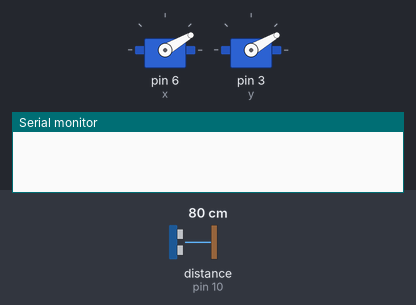
The sketch below on a simulated Arduino Mega 2560, built with avr-gcc and run on an emulated ATmega2560. On the bench: 2 × servo, the last lines printed to the serial monitor. Inputs (shaded band) come from the test bench; at power-on: distance to the obstacle (sensor on pin 10) 80 cm. The echo pulse lasts 58.3 µs per cm.

Above: at 0.2 s.
1.6 s: distance to the obstacle (sensor on pin 10) set to 44 cm
4.6 s: distance to the obstacle (sensor on pin 10) set to 38 cm
At 4.75 s:
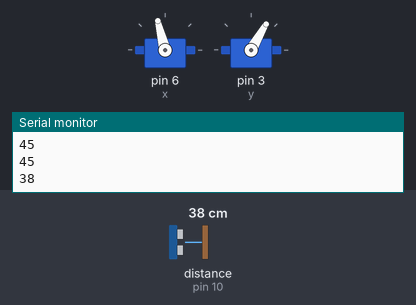
At 5.7 s:
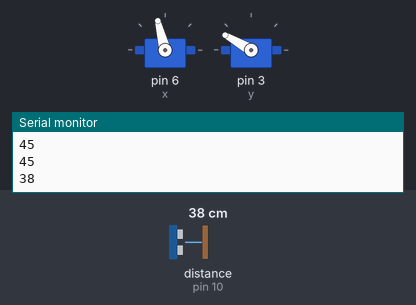
6.6 s: distance to the obstacle (sensor on pin 10) set to 60 cm
At 7.32 s:
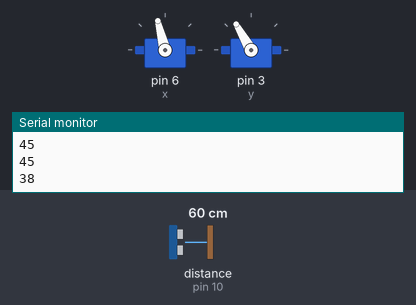
9.6 s: distance to the obstacle (sensor on pin 10) set to 2 cm
At 11.3 s:
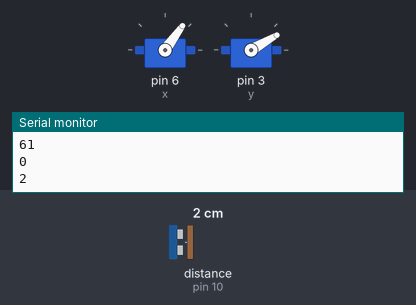
11.6 s: distance to the obstacle (sensor on pin 10) set to 15 cm
13.1 s: distance to the obstacle (sensor on pin 10) set to 19 cm
Timing chart, 0 to 15.6 s (numbered marks = the images above; inputs shaded):
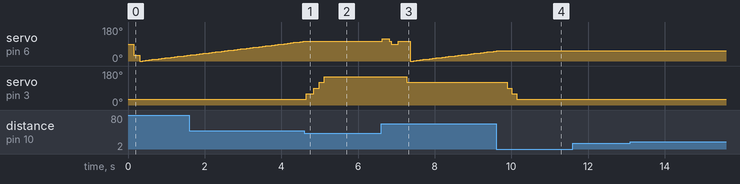

Measured:
- the behaviour switches between 41 and 40 cm on distance to the obstacle (sensor on pin 10) (found by bisection; images 0 and 1)
- after the input at 4.6 s, servo on pin 6 (x): stays 104° (without the input it goes to 106° after 0.05 s); servo on pin 3 (y): 30° → 60° after 0.05 s, → 90° 0.20 s later, → 120° 0.14 s later, → 150° 0.14 s later
- after the input at 6.6 s, servo on pin 3 (y): 150° → 120° after 0.67 s
- after the input at 9.6 s, servo on pin 6 (x): goes on until 9.6 s, then stays 54°; servo on pin 3 (y): 120° → 90° after 0.29 s, → 60° 0.13 s later, → 30° 0.13 s later
- after the input at 11.6 s, every drawn part: stays the same
- after the input at 13.1 s, every drawn part: stays the same

The sketch:

ultrasonic_tilt_radar_V2.ino
```cpp
#include "Arduino.h"
#include "Servo.h"
#include "NewPing.h"

Servo x;
Servo y;

#define TRIGGER_PIN  12
#define ECHO_PIN     10
#define MAX_DISTANCE 60

// EMA (Exponential Moving Average) coefficient for motion prediction.
// Values close to 1 react faster, values close to 0 make the movement smoother
const float ALPHA = 0.5;

const int X_MIN = 0;
const int X_MAX = 180;
const int X_STEP = 15;
const int X_START = 30;
float ema_vel_x = 0;
float prev_pos_x = 0;
int pos_x = 90;

const int Y_MIN = 30;
const int Y_MAX = 150;
const int Y_STEP = 30;
float ema_vel_y = 0;
int pos_y = Y_MIN;
float prev_pos_y = pos_y;
int step_y=Y_STEP;

const float VELOCITY_THRESHOLD = 2.0;

// RANGE GATING: The allowed forward/backward movement of the target (in cm)
// without classifying it as noise or a static background object
const int TARGET_TOLERANCE = 10;
const int SEARCH_DIST = 40;

// Centralized timing controls for easy radar speed and stability tuning
const int DELAY_SERVO_STABLE = 60;
const int DELAY_Y_BEFORE = 15;
const int DELAY_PING = 25;
const int DELAY_SCAN_STEP = 50;
const int DELAY_MOVE_STEP = 150;

int target_dist;
int ping;
bool tracking = false;

NewPing sonar(TRIGGER_PIN, ECHO_PIN, MAX_DISTANCE);

// Digital Filter (Double-Check): Fires 2 pings to reject false positives
// The delay between pings prevents strong servos from jittering
int getPing() {
  int  p1 = sonar.ping_cm();

  delay(DELAY_PING);

  int p2 = sonar.ping_cm();

  // If one of the pings fails (returns 0), trust the one that found a target
  if (p1 == 0) return p2;
  if (p2 == 0) return p1;

  // If the difference is big (>15cm), it means we caught a "ghost" (noise)
  if (abs(p1-p2) > 15 ) {
    return 0;
  }

  return (p1+p2) / 2;
}

bool try_horizontal(int direction) {

    int try_pos = pos_x + (direction * X_STEP);
    try_pos = constrain(try_pos, X_MIN, X_MAX);

    x.write(try_pos);
    delay(DELAY_MOVE_STEP);
    ping = getPing();

    // Check if the target is within the ±10cm "window" of its previous position
    if (ping > 0 && ping > target_dist - TARGET_TOLERANCE && ping < target_dist + TARGET_TOLERANCE) {
        pos_x = try_pos;
        target_dist = ping; //Dynamically update the target's distance
        prev_pos_x = pos_x;
        return true;
    }
    return false;
}


bool try_vertical(int direction) {

   int try_pos = pos_y + (direction * Y_STEP);
   try_pos = constrain(try_pos, Y_MIN, Y_MAX);


    x.write(pos_x);
    delay(DELAY_Y_BEFORE);
    y.write(try_pos);
    delay(DELAY_SERVO_STABLE);

    ping = getPing();

    if (ping > 0 && ping > target_dist - TARGET_TOLERANCE && ping < target_dist + TARGET_TOLERANCE) {
      pos_y = try_pos;
      target_dist = ping;
      prev_pos_y = pos_y;
      return true;
    }
    return false;
}

// Raster Scan Algorithm: Sweeps the area in a zig-zag pattern (using Ternary operators)
void ScanX(int direction) {
  int start = (direction == 1) ? X_MIN : X_MAX;
  int end   = (direction == 1) ? X_MAX : X_MIN;
  int step  = (direction == 1) ? 2 : -2;

  for (int i = start; (direction == 1) ? (i <= end) : (i >= end); i += step) {
      x.write(i);
      delay(DELAY_SCAN_STEP);
      ping = getPing();
      Serial.println(ping);

      //Lock tracking and store its initial distance
      if (ping > 0 && ping <= SEARCH_DIST) {
          pos_x = i;
          tracking = true;
          target_dist = ping;
          prev_pos_x = pos_x;
          break;
      }
  }
}

void MoveY() {

      if(pos_y >= Y_MAX) {
        pos_y = Y_MAX;
        step_y = -Y_STEP;
      }
       if (pos_y <= Y_MIN) {
        pos_y = Y_MIN;
        step_y = Y_STEP;
      }

      pos_y = pos_y + step_y;
      y.write(pos_y);
      delay(DELAY_MOVE_STEP);
}


void setup() {

  Serial.begin(9600);

  x.attach(6);
  y.attach(3);
  y.write(Y_MIN);
  delay(DELAY_MOVE_STEP);
  x.write(X_START);
  delay(DELAY_MOVE_STEP);
}

void loop() {

  // PHASE 1: SEARCH MODE
  if (tracking == false) {

    ScanX(1);
    MoveY();

    if (tracking) return;

    ScanX(-1);
    MoveY();

    if (tracking) return;
  }

  //safe re-center if nothing is found
  if (tracking == false) {
    x.write(0);
    prev_pos_x = pos_x;
    pos_x = 0;

  }

  // PHASE 2: TRACKING MODE
  while (tracking == true) {

    ping = getPing();

    // If the target is lost, perform small exploratory sweeps around its last known position
    if (ping == 0 || ping > SEARCH_DIST) {
      if (try_horizontal(1) == true) {
        continue;
      }

      x.write(pos_x);
      delay(DELAY_SCAN_STEP);

      if (try_horizontal(-1) == true) {
        continue;
      }

      x.write(pos_x);
      delay(DELAY_SCAN_STEP);

      if (try_vertical(1) == true) {
        continue;
      }

      y.write(pos_y);
      delay(DELAY_SCAN_STEP);

      if (try_vertical(-1) == true) {
        continue;
      }

      // If all attempts fail, break the loop and return to Raster Scan
      tracking = false;

    } else {

      // PREDICTIVE TRACKING
      // Calculate target momentum (Difference between current and previous position)
      float current_vel_x = pos_x - prev_pos_x;
      ema_vel_x = ALPHA * current_vel_x + (1 - ALPHA) * ema_vel_x; //velocity smoothing
      prev_pos_x = pos_x;

      float current_vel_y = pos_y - prev_pos_y;
      ema_vel_y = ALPHA * current_vel_y + (1 - ALPHA) * ema_vel_y;
      prev_pos_y = pos_y;

      // If the target is moving faster than the threshold , guess its next step
      if (abs(ema_vel_x) > VELOCITY_THRESHOLD) {
            int dir = (ema_vel_x > 0) ? 1 : -1;
            try_horizontal(dir);
      }
      if (abs(ema_vel_y) > VELOCITY_THRESHOLD) {
            int dir = (ema_vel_y > 0) ? 1 : -1;
            try_vertical(dir);
      }
    }
  }
}
```
